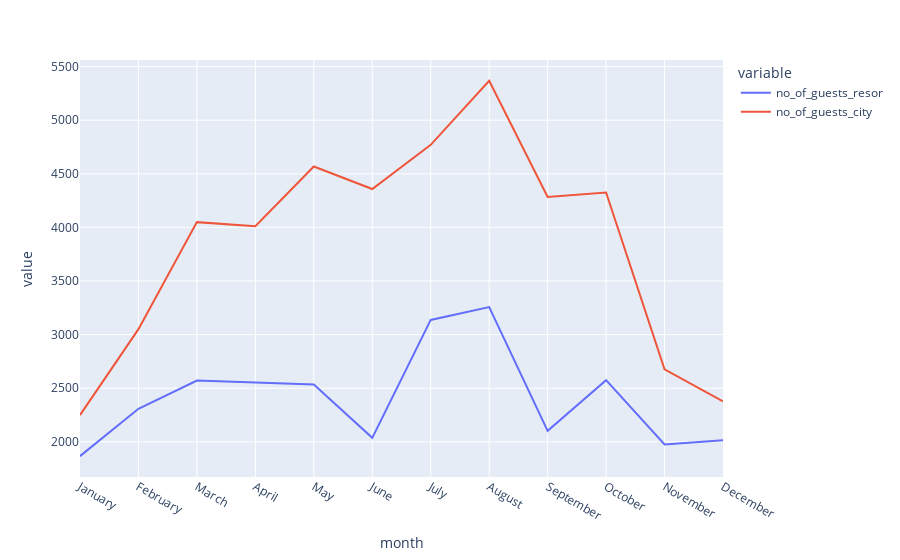

The notebook cell saved with this chart:
### Code cell
px.line(data_frame = final_rush, x = 'month', y = ['no_of_guests_resor', 'no_of_guests_city'])

### Figure 1 — Plotly figure (JSON) as saved in the notebook; plotly's stock layout.template omitted (floating-point values rounded to 4 significant figures)
{"data": [{"hovertemplate": "variable=no_of_guests_resor<br>month=%{x}<br>value=%{y}<extra></extra>", "legendgroup": "no_of_guests_resor", "line": {"color": "#636efa", "dash": "solid"}, "marker": {"symbol": "circle"}, "mode": "lines", "name": "no_of_guests_resor", "orientation": "v", "showlegend": true, "type": "scatter", "x": ["January", "February", "March", "April", "May", "June", "July", "August", "September", "October", "November", "December"], "xaxis": "x", "y": [1866, 2308, 2571, 2550, 2535, 2037, 3137, 3257, 2102, 2575, 1975, 2014], "yaxis": "y"}, {"hovertemplate": "variable=no_of_guests_city<br>month=%{x}<br>value=%{y}<extra></extra>", "legendgroup": "no_of_guests_city", "line": {"color": "#EF553B", "dash": "solid"}, "marker": {"symbol": "circle"}, "mode": "lines", "name": "no_of_guests_city", "orientation": "v", "showlegend": true, "type": "scatter", "x": ["January", "February", "March", "April", "May", "June", "July", "August", "September", "October", "November", "December"], "xaxis": "x", "y": [2249, 3051, 4049, 4010, 4568, 4358, 4770, 5367, 4283, 4326, 2676, 2377], "yaxis": "y"}], "layout": {"legend": {"title": {"text": "variable"}, "tracegroupgap": 0}, "margin": {"t": 60}, "xaxis": {"anchor": "y", "domain": [0, 1], "title": {"text": "month"}}, "yaxis": {"anchor": "x", "domain": [0, 1], "title": {"text": "value"}}}}
